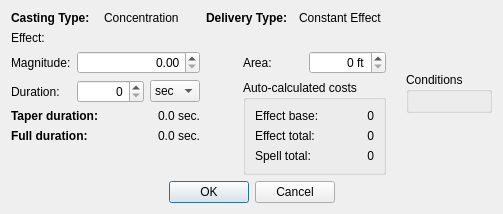
<?xml version="1.0" encoding="UTF-8"?>
<ui version="4.0">
 <class>DKMagicEffectListItemDialog</class>
 <widget class="QDialog" name="DKMagicEffectListItemDialog">
  <property name="sizePolicy">
   <sizepolicy hsizetype="Preferred" vsizetype="Maximum">
    <horstretch>0</horstretch>
    <verstretch>0</verstretch>
   </sizepolicy>
  </property>
  <property name="windowTitle">
   <string>Effect Item</string>
  </property>
  <layout class="QGridLayout" name="gridLayout_2">
   <item row="0" column="0">
    <layout class="QGridLayout" name="gridLayout">
     <item row="1" column="1" colspan="4">
      <widget class="DKFormPicker" name="form">
       <property name="allowNone">
        <bool>false</bool>
       </property>
      </widget>
     </item>
     <item row="5" column="0" colspan="2">
      <spacer name="verticalSpacer">
       <property name="orientation">
        <enum>Qt::Vertical</enum>
       </property>
       <property name="sizeHint" stdset="0">
        <size>
         <width>20</width>
         <height>0</height>
        </size>
       </property>
      </spacer>
     </item>
     <item row="2" column="4">
      <widget class="QSpinBox" name="area">
       <property name="alignment">
        <set>Qt::AlignRight|Qt::AlignTrailing|Qt::AlignVCenter</set>
       </property>
       <property name="suffix">
        <string> ft</string>
       </property>
       <property name="maximum">
        <number>1000000</number>
       </property>
      </widget>
     </item>
     <item row="3" column="1">
      <layout class="QHBoxLayout" name="horizontalLayout">
       <item>
        <widget class="QSpinBox" name="durationEdit">
         <property name="alignment">
          <set>Qt::AlignRight|Qt::AlignTrailing|Qt::AlignVCenter</set>
         </property>
         <property name="maximum">
          <number>1000000</number>
         </property>
        </widget>
       </item>
       <item>
        <widget class="QComboBox" name="durationUnit">
         <item>
          <property name="text">
           <string>sec</string>
          </property>
         </item>
         <item>
          <property name="text">
           <string>min</string>
          </property>
         </item>
         <item>
          <property name="text">
           <string>hr</string>
          </property>
         </item>
         <item>
          <property name="text">
           <string>day</string>
          </property>
         </item>
        </widget>
       </item>
      </layout>
     </item>
     <item row="2" column="2">
      <spacer name="horizontalSpacer_3">
       <property name="orientation">
        <enum>Qt::Horizontal</enum>
       </property>
       <property name="sizeType">
        <enum>QSizePolicy::Fixed</enum>
       </property>
       <property name="sizeHint" stdset="0">
        <size>
         <width>8</width>
         <height>20</height>
        </size>
       </property>
      </spacer>
     </item>
     <item row="2" column="3">
      <widget class="QLabel" name="label_6">
       <property name="text">
        <string>Area:</string>
       </property>
       <property name="buddy">
        <cstring>area</cstring>
       </property>
      </widget>
     </item>
     <item row="0" column="0" colspan="5">
      <layout class="QHBoxLayout" name="castingDeliveryTypesLayout">
       <item>
        <widget class="QLabel" name="label">
         <property name="font">
          <font>
           <weight>75</weight>
           <bold>true</bold>
          </font>
         </property>
         <property name="text">
          <string>Casting Type:</string>
         </property>
        </widget>
       </item>
       <item>
        <widget class="QLabel" name="currentCastingType">
         <property name="text">
          <string>Concentration</string>
         </property>
        </widget>
       </item>
       <item>
        <spacer name="horizontalSpacer_5">
         <property name="orientation">
          <enum>Qt::Horizontal</enum>
         </property>
         <property name="sizeType">
          <enum>QSizePolicy::Fixed</enum>
         </property>
         <property name="sizeHint" stdset="0">
          <size>
           <width>8</width>
           <height>4</height>
          </size>
         </property>
        </spacer>
       </item>
       <item>
        <widget class="QLabel" name="label_5">
         <property name="font">
          <font>
           <weight>75</weight>
           <bold>true</bold>
          </font>
         </property>
         <property name="text">
          <string>Delivery Type:</string>
         </property>
        </widget>
       </item>
       <item>
        <widget class="QLabel" name="currentDeliveryType">
         <property name="text">
          <string>Constant Effect</string>
         </property>
        </widget>
       </item>
      </layout>
     </item>
     <item row="1" column="0">
      <widget class="QLabel" name="label_2">
       <property name="text">
        <string>Effect:</string>
       </property>
       <property name="buddy">
        <cstring>form</cstring>
       </property>
      </widget>
     </item>
     <item row="2" column="1">
      <widget class="QDoubleSpinBox" name="magnitude">
       <property name="alignment">
        <set>Qt::AlignRight|Qt::AlignTrailing|Qt::AlignVCenter</set>
       </property>
       <property name="maximum">
        <double>1000000.000000000000000</double>
       </property>
      </widget>
     </item>
     <item row="3" column="0">
      <widget class="QLabel" name="label_4">
       <property name="text">
        <string>Duration:</string>
       </property>
       <property name="buddy">
        <cstring>durationEdit</cstring>
       </property>
      </widget>
     </item>
     <item row="3" column="3" rowspan="3" colspan="2">
      <widget class="QGroupBox" name="autoCalcPreviewGroupbox">
       <property name="title">
        <string>Auto-calculated costs</string>
       </property>
       <layout class="QGridLayout" name="gridLayout_4">
        <item row="1" column="1">
         <widget class="QLabel" name="previewEffectTotalCost">
          <property name="text">
           <string>0</string>
          </property>
          <property name="alignment">
           <set>Qt::AlignRight|Qt::AlignTrailing|Qt::AlignVCenter</set>
          </property>
         </widget>
        </item>
        <item row="2" column="0">
         <widget class="QLabel" name="label_11">
          <property name="text">
           <string>Spell total:</string>
          </property>
         </widget>
        </item>
        <item row="0" column="0">
         <widget class="QLabel" name="label_9">
          <property name="text">
           <string>Effect base:</string>
          </property>
         </widget>
        </item>
        <item row="2" column="1">
         <widget class="QLabel" name="previewSpellTotalCost">
          <property name="text">
           <string>0</string>
          </property>
          <property name="alignment">
           <set>Qt::AlignRight|Qt::AlignTrailing|Qt::AlignVCenter</set>
          </property>
         </widget>
        </item>
        <item row="1" column="0">
         <widget class="QLabel" name="label_10">
          <property name="text">
           <string>Effect total:</string>
          </property>
         </widget>
        </item>
        <item row="0" column="1">
         <widget class="QLabel" name="previewEffectBaseCost">
          <property name="text">
           <string>0</string>
          </property>
          <property name="alignment">
           <set>Qt::AlignRight|Qt::AlignTrailing|Qt::AlignVCenter</set>
          </property>
         </widget>
        </item>
       </layout>
      </widget>
     </item>
     <item row="2" column="0">
      <widget class="QLabel" name="label_3">
       <property name="text">
        <string>Magnitude:</string>
       </property>
       <property name="buddy">
        <cstring>magnitude</cstring>
       </property>
      </widget>
     </item>
     <item row="4" column="0" colspan="2">
      <layout class="QGridLayout" name="gridLayout_3">
       <item row="0" column="0">
        <widget class="QLabel" name="label_7">
         <property name="font">
          <font>
           <weight>75</weight>
           <bold>true</bold>
          </font>
         </property>
         <property name="text">
          <string>Taper duration:</string>
         </property>
        </widget>
       </item>
       <item row="1" column="0">
        <widget class="QLabel" name="label_8">
         <property name="font">
          <font>
           <weight>75</weight>
           <bold>true</bold>
          </font>
         </property>
         <property name="text">
          <string>Full duration:</string>
         </property>
        </widget>
       </item>
       <item row="0" column="1">
        <widget class="QLabel" name="previewDurationTaper">
         <property name="text">
          <string>0.0 sec.</string>
         </property>
         <property name="alignment">
          <set>Qt::AlignRight|Qt::AlignTrailing|Qt::AlignVCenter</set>
         </property>
        </widget>
       </item>
       <item row="1" column="1">
        <widget class="QLabel" name="previewFullDuration">
         <property name="text">
          <string>0.0 sec.</string>
         </property>
         <property name="alignment">
          <set>Qt::AlignRight|Qt::AlignTrailing|Qt::AlignVCenter</set>
         </property>
        </widget>
       </item>
      </layout>
     </item>
    </layout>
   </item>
   <item row="0" column="2" colspan="2">
    <widget class="QGroupBox" name="groupBox">
     <property name="sizePolicy">
      <sizepolicy hsizetype="Preferred" vsizetype="Maximum">
       <horstretch>0</horstretch>
       <verstretch>0</verstretch>
      </sizepolicy>
     </property>
     <property name="title">
      <string>Conditions</string>
     </property>
     <layout class="QGridLayout" name="gridLayout_5">
      <item row="0" column="0">
       <widget class="DKConditionList" name="conditions">
        <property name="baseSize">
         <size>
          <width>0</width>
          <height>50</height>
         </size>
        </property>
       </widget>
      </item>
     </layout>
    </widget>
   </item>
   <item row="1" column="0" colspan="4">
    <layout class="QHBoxLayout" name="buttonsLayout">
     <item>
      <spacer name="horizontalSpacer">
       <property name="orientation">
        <enum>Qt::Horizontal</enum>
       </property>
       <property name="sizeHint" stdset="0">
        <size>
         <width>40</width>
         <height>20</height>
        </size>
       </property>
      </spacer>
     </item>
     <item>
      <widget class="QPushButton" name="buttonOK">
       <property name="text">
        <string>OK</string>
       </property>
      </widget>
     </item>
     <item>
      <widget class="QPushButton" name="buttonCancel">
       <property name="text">
        <string>Cancel</string>
       </property>
      </widget>
     </item>
     <item>
      <spacer name="horizontalSpacer_2">
       <property name="orientation">
        <enum>Qt::Horizontal</enum>
       </property>
       <property name="sizeHint" stdset="0">
        <size>
         <width>40</width>
         <height>20</height>
        </size>
       </property>
      </spacer>
     </item>
    </layout>
   </item>
   <item row="0" column="1">
    <spacer name="horizontalSpacer_4">
     <property name="orientation">
      <enum>Qt::Horizontal</enum>
     </property>
     <property name="sizeType">
      <enum>QSizePolicy::Fixed</enum>
     </property>
     <property name="sizeHint" stdset="0">
      <size>
       <width>8</width>
       <height>20</height>
      </size>
     </property>
    </spacer>
   </item>
  </layout>
 </widget>
 <customwidgets>
  <customwidget>
   <class>DKFormPicker</class>
   <extends>QWidget</extends>
   <header>widgets/DKFormPicker.h</header>
  </customwidget>
  <customwidget>
   <class>DKConditionList</class>
   <extends>QWidget</extends>
   <header>widgets/DKConditionList.h</header>
  </customwidget>
 </customwidgets>
 <tabstops>
  <tabstop>form</tabstop>
  <tabstop>magnitude</tabstop>
  <tabstop>area</tabstop>
  <tabstop>durationEdit</tabstop>
  <tabstop>durationUnit</tabstop>
  <tabstop>buttonOK</tabstop>
  <tabstop>buttonCancel</tabstop>
 </tabstops>
 <resources/>
 <connections/>
</ui>
